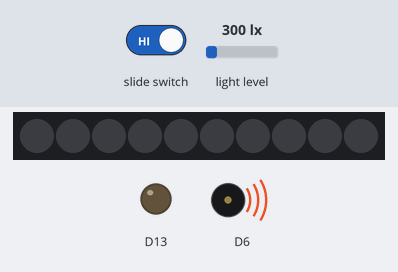
Simulated run of this sketch. Board: Adafruit Circuit Playground Express. On the bench: 10 RGB LEDs in strip order, left to right, output pins drawn as LEDs (lit = HIGH), buzzer (waves = sounding). Inputs (shaded band) come from the test bench; at power-on: light level 300 lx.

Above: at 1.2 s.
1.3 s: slide switch set LOW
At 2.0 s:
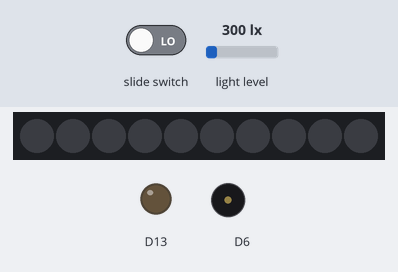
2.8 s: slide switch set HIGH
At 3.3 s:
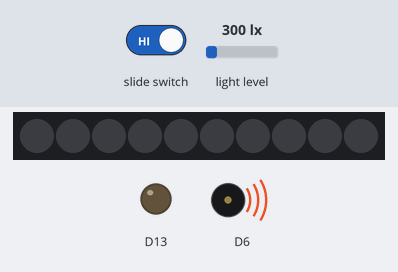
Timing chart, 0 to 5.8 s (numbered marks = the images above; inputs shaded):
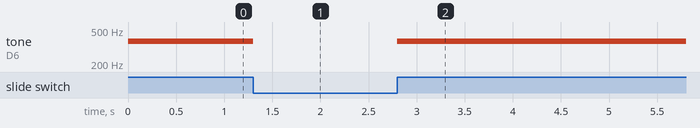

The sketch:

light_to_sound.ino
```cpp
// Project 6: Part 4.b.II "Light to Sound"

// The purpose of this project was to use the Circuit Playground's built-in light sensor
// to control sound frequency.

// Group Members: Josh Wild, Dayne Newman
// Group Number: 14 (not sure this is what the bottom of the breadboard said)
// Date: 3/31/2025
// Code written by: Both team members

#include <Adafruit_CircuitPlayground.h>

void setup() {
  CircuitPlayground.begin();   // initialize the Circuit Playground library
}

void loop() {
   uint16_t value, sound; //variables for light sensor reading and tone frequency
   if(CircuitPlayground.slideSwitch()) {      // if the slide switch is on
     value = CircuitPlayground.lightSensor(); //   read the light sensor
     sound = map(value, 5, 1000, 131, 1760);  //   map light values to music values
     CircuitPlayground.playTone(sound, 100);  //   play sound for 100 milliseconds
   }
}
```

Measured:
- after the input at 1.3 s, tone on D6: 368 Hz → silent at once
- after the input at 2.8 s, tone on D6: silent → 368 Hz at once
